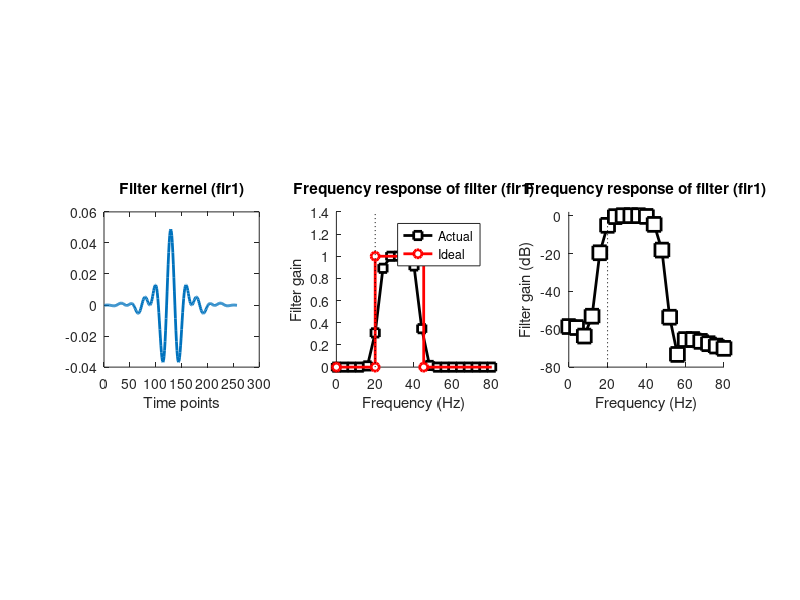
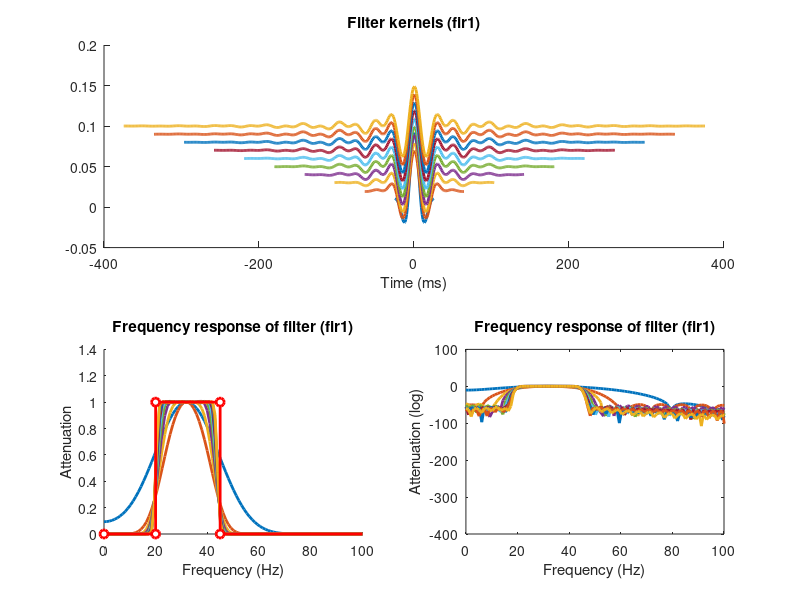

MATLAB code for these plots, in order:
%%
%     COURSE: Signal processing problems, solved in MATLAB and Python
%    SECTION: Filtering
%      VIDEO: FIR filters with fir1
% Instructor: sincxpress.com
%
%%

clear

srate   = 1024; % hz
nyquist = srate/2;
frange  = [20 45];
order   = round( 5*srate/frange(1) );

% filter kernel
filtkern = fir1(order,frange/nyquist);

% compute the power spectrum of the filter kernel
filtpow = abs(fft(filtkern)).^2;
% compute the frequencies vector and remove negative frequencies
hz      = linspace(0,srate/2,floor(length(filtkern)/2)+1);
filtpow = filtpow(1:length(hz));




figure(4), clf
subplot(131)
plot(filtkern,'linew',2)
xlabel('Time points')
title('Filter kernel (fir1)')
axis square



% plot amplitude spectrum of the filter kernel
subplot(132), hold on
plot(hz,filtpow,'ks-','linew',2,'markerfacecolor','w')

plot([0 frange(1) frange frange(2) nyquist],[0 0 1 1 0 0],'ro-','linew',2,'markerfacecolor','w')

% dotted line corresponding to the lower edge of the filter cut-off
plot([1 1]*frange(1),get(gca,'ylim'),'k:')

% make the plot look nicer
set(gca,'xlim',[0 frange(1)*4])%,'ylim',[-.05 1.05])
xlabel('Frequency (Hz)'), ylabel('Filter gain')
legend({'Actual';'Ideal'})
title('Frequency response of filter (fir1)')
axis square


subplot(133), hold on
plot(hz,10*log10(filtpow),'ks-','linew',2,'markersize',10,'markerfacecolor','w')
plot([1 1]*frange(1),get(gca,'ylim'),'k:')
set(gca,'xlim',[0 frange(1)*4],'ylim',[-80 2])
xlabel('Frequency (Hz)'), ylabel('Filter gain (dB)')
title('Frequency response of filter (fir1)')
axis square


%% effect of order parameter

orders = round( linspace( (1*srate/frange(1)) / (srate/1000), ...
                   (15*srate/frange(1)) / (srate/1000) ,10) );

fkern = cell(size(orders));
fkernX = zeros(length(orders),1000);
hz = linspace(0,srate,1000);

figure(5), clf
for oi=1:length(orders)
    
    % create filter kernel
    fkern = fir1(orders(oi),frange/nyquist);
    n(oi) = length(fkern);

    % take its FFT
    fkernX(oi,:) = abs(fft(fkern,1000)).^2;
    
    % show in plot
    subplot(211), hold on
    plot((1:n(oi))-n(oi)/2,fkern+.01*oi,'linew',2)
end
xlabel('Time (ms)')
title('Filter kernels (fir1)')



subplot(223), hold on
plot(hz,fkernX,'linew',2)
plot([0 frange(1) frange frange(2) nyquist],[0 0 1 1 0 0],'ro-','linew',2,'markerfacecolor','w')
set(gca,'xlim',[0 100])
xlabel('Frequency (Hz)'), ylabel('Attenuation')
title('Frequency response of filter (fir1)')


subplot(224)
plot(hz,10*log10(fkernX),'linew',2)
set(gca,'xlim',[0 100])
xlabel('Frequency (Hz)'), ylabel('Attenuation (log)')
title('Frequency response of filter (fir1)')

%% done.
